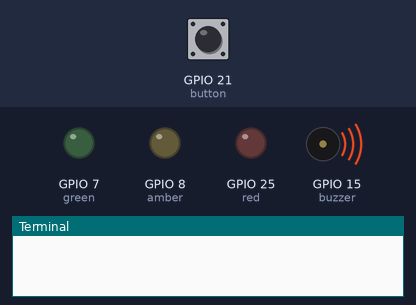
A program run on a simulated Raspberry Pi (BCM pin numbers). On the bench: output pins drawn as LEDs (lit = HIGH), buzzer (waves = sounding, pin HIGH), the last lines printed to the terminal. Inputs (shaded band) come from the test bench; at power-on: GPIO 21 (button) HIGH.

Above: at 1.2 s.
1.3 s: GPIO 21 (button) pulled LOW for 0.15 s
At 2.1 s:
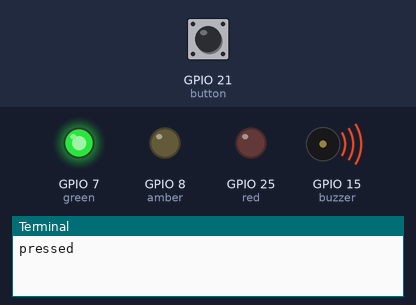
4.4 s: GPIO 21 (button) pulled LOW for 1 s
At 5.7 s:
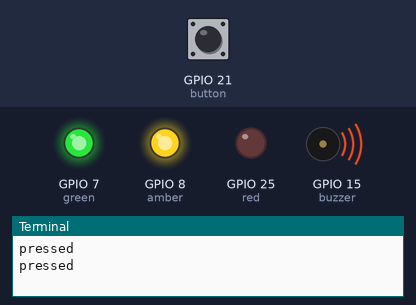
8.4 s: GPIO 21 (button) pulled LOW for 3.2 s
At 10.7 s:
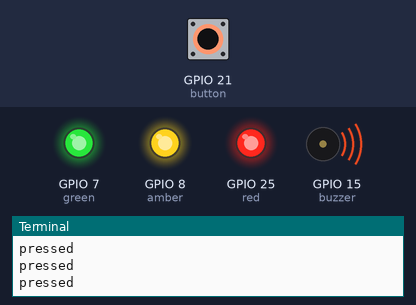
Timing chart, 0 to 15.9 s (numbered marks = the images above; inputs shaded):
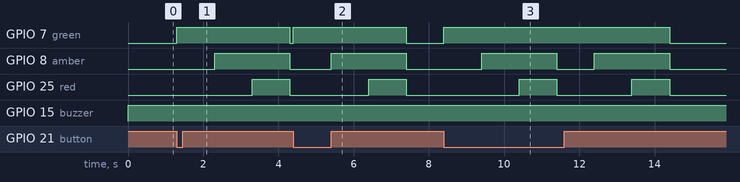

The program:

ledtraffic.py
```python
from gpiozero import Button, LED, TrafficLights, Buzzer
from time import sleep

button = Button(21)
#led = LED(25)
lights = TrafficLights(25, 8, 7)
buzzer = Buzzer(15)


while True:
    #print(button.is_pressed)
    #led.blink()
    #lights.blink()
    buzzer.on()
    #button.wait_for_press()
    #print("Pressed")
    #button.wait_for_release()
    #print("Released")
    button.wait_for_press()
    print("pressed")
    lights.green.on()
    sleep(1)
    lights.amber.on()
    sleep(1)
    lights.red.on()
    sleep(1)
    lights.off()
```

Measured:
- after the input at 1.3 s, GPIO 7 (green): LOW → HIGH at once, → LOW 3.0 s later; GPIO 8 (amber): LOW → HIGH after 1.0 s, → LOW 2.0 s later; GPIO 25 (red): LOW → HIGH after 2.0 s, → LOW 1.0 s later
- after the input at 4.4 s, GPIO 7 (green): LOW → HIGH at once, → LOW 3.0 s later; GPIO 8 (amber): LOW → HIGH after 1.0 s, → LOW 2.0 s later; GPIO 25 (red): LOW → HIGH after 2.0 s, → LOW 1.0 s later
- after the input at 8.4 s, GPIO 7 (green): LOW → HIGH at once, → LOW 6.0 s later; GPIO 8 (amber): alternates HIGH for 2.0 s and LOW for 1.0 s, 4 changes in all, then stays LOW, starting after 1.0 s; GPIO 25 (red): alternates HIGH for 1.0 s and LOW for 2.0 s, 4 changes in all, then stays LOW, starting after 2.0 s
